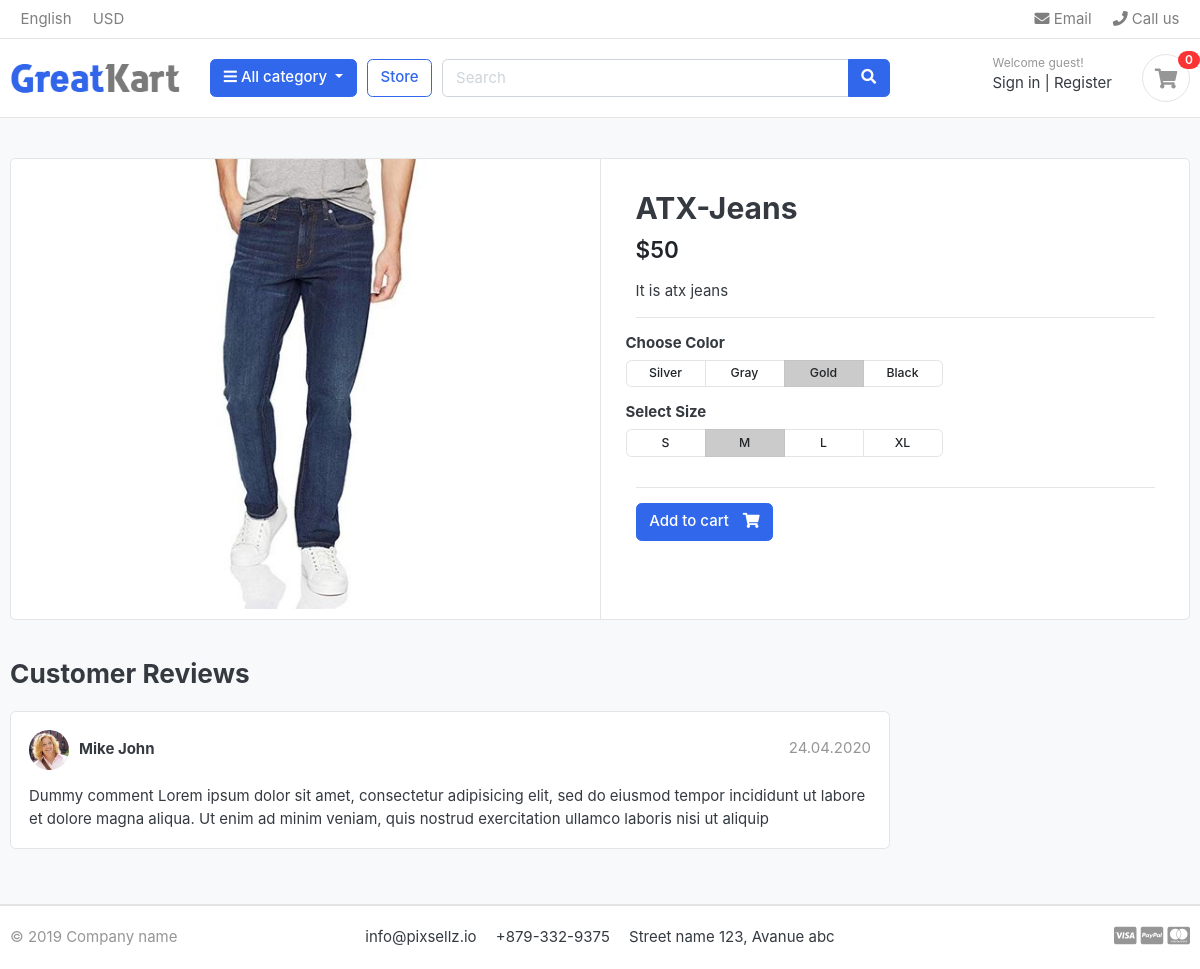
The app's page /store/jeans/atx-jeans/, older data.
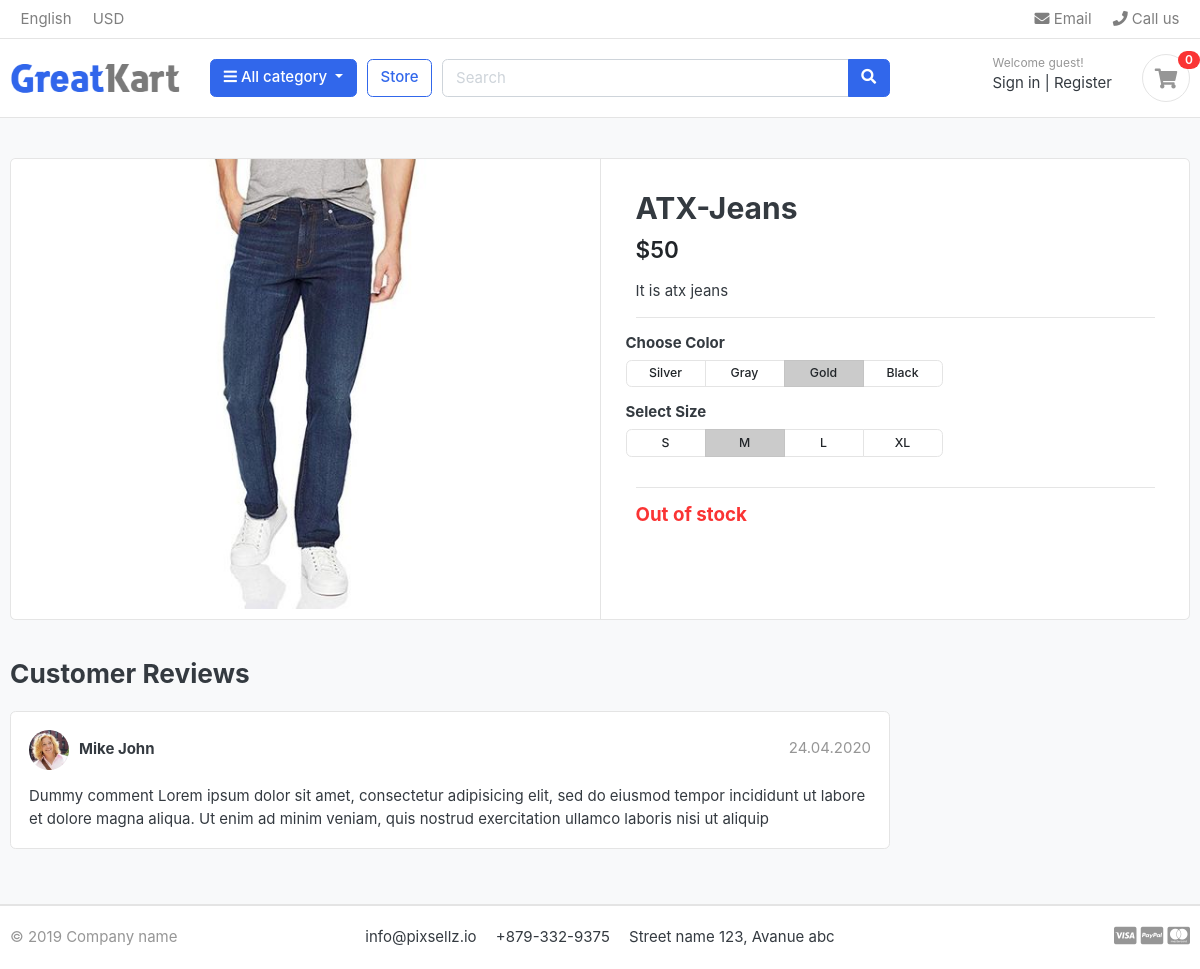
The same page, newer data.
### store/views.py (the view)
# urls.py: path("<slug:category_slug>/<slug:product_slug>/", views.product_detail , name="product_detail"),
def product_detail(request , category_slug , product_slug):
    try:
        single_product = Product.objects.get(category__slug=category_slug, slug=product_slug)
    except Exception as e:
        raise e
    context = {
        'single_product' : single_product
    }
    return render(request , 'store/product_detail.html' , context)

### category/context_processors.py (called while the page is built)
def menu_links(request):
    links = Category.objects.all()
    return dict(links=links)

### category/models.py (called while the page is built)
    def get_url(self):
        return reverse('products_by_category', args=[self.slug])

### templates/store/product_detail.html
{% extends "base.html" %}
{% load static %}
{% block content %}
<section class="section-content padding-y bg">
<div class="container">
<div class="card">
	<div class="row no-gutters">
		<aside class="col-md-6">
<article class="gallery-wrap">
	<div class="img-big-wrap">
	   <a href="#"><img src="{{single_product.images.url }}"></a>
	</div>
</article>
		</aside>
		<main class="col-md-6 border-left">
<article class="content-body">
<h2 class="title">{{ single_product.product_name }}</h2>
<div class="mb-3">
	<var class="price h4">${{ single_product.price }}</var>
</div>
<p>{{single_product.description}}</p>
<hr>
	<div class="row">
		<div class="item-option-select">
			<h6>Choose Color</h6>
			<div class="btn-group btn-group-sm btn-group-toggle" data-toggle="buttons">
			  <label class="btn btn-light">
			    <input type="radio" name="radio_color"> Silver
			  </label>
			  <label class="btn btn-light">
			    <input type="radio" name="radio_color" > Gray
			  </label>
			  <label class="btn btn-light active">
			    <input type="radio" name="radio_color checked"> Gold
			  </label>
			  <label class="btn btn-light">
			    <input type="radio" name="radio_color"> Black
			  </label>
			</div>
		</div>
	</div>
	<div class="row">
		<div class="item-option-select">
			<h6>Select Size</h6>
			<div class="btn-group btn-group-sm btn-group-toggle" data-toggle="buttons">
			  <label class="btn btn-light">
			    <input type="radio" name="radio_color"> S
			  </label>
			  <label class="btn btn-light active">
			    <input type="radio" name="radio_color" checked> M
			  </label>
			  <label class="btn btn-light">
			    <input type="radio" name="radio_color"> L
			  </label>
			  <label class="btn btn-light">
			    <input type="radio" name="radio_color"> XL
			  </label>
			</div>
		</div>
	</div>
	<hr>
	{% if single_product.stock > 0 %}
	<a href="./product-detail.html" class="btn  btn-primary"> <span class="text">Add to cart</span> <i class="fas fa-shopping-cart"></i>  </a>
	{% else %}
	<h5 class="text-danger">Out of stock</h5>
	{% endif %}
</article>
		</main>
	</div>
</div>
<br>
<div class="row">
			<div class="col-md-9">
	<header class="section-heading">
		<h3>Customer Reviews </h3>
	</header>
	<article class="box mb-3">
		<div class="icontext w-100">
			<img src="{% static "./images/avatars/avatar1.jpg" %}" class="img-xs icon rounded-circle">
			<div class="text">
				<span class="date text-muted float-md-right">24.04.2020 </span>
				<h6 class="mb-1">Mike John </h6>
			</div>
		</div>
		<div class="mt-3">
			<p>
				Dummy comment Lorem ipsum dolor sit amet, consectetur adipisicing elit, sed do eiusmod
				tempor incididunt ut labore et dolore magna aliqua. Ut enim ad minim veniam,
				quis nostrud exercitation ullamco laboris nisi ut aliquip
			</p>
		</div>
	</article>
	</div>
</div>
</div>
</section>
{% endblock %}

Row changes from the older to the newer data that the page shows:
changed Product "ATX-Jeans": stock 5 → 0 (drawn)
Text that changed along with them:
text no longer shown: "Add to cart"
text now shown: "Out of stock"
